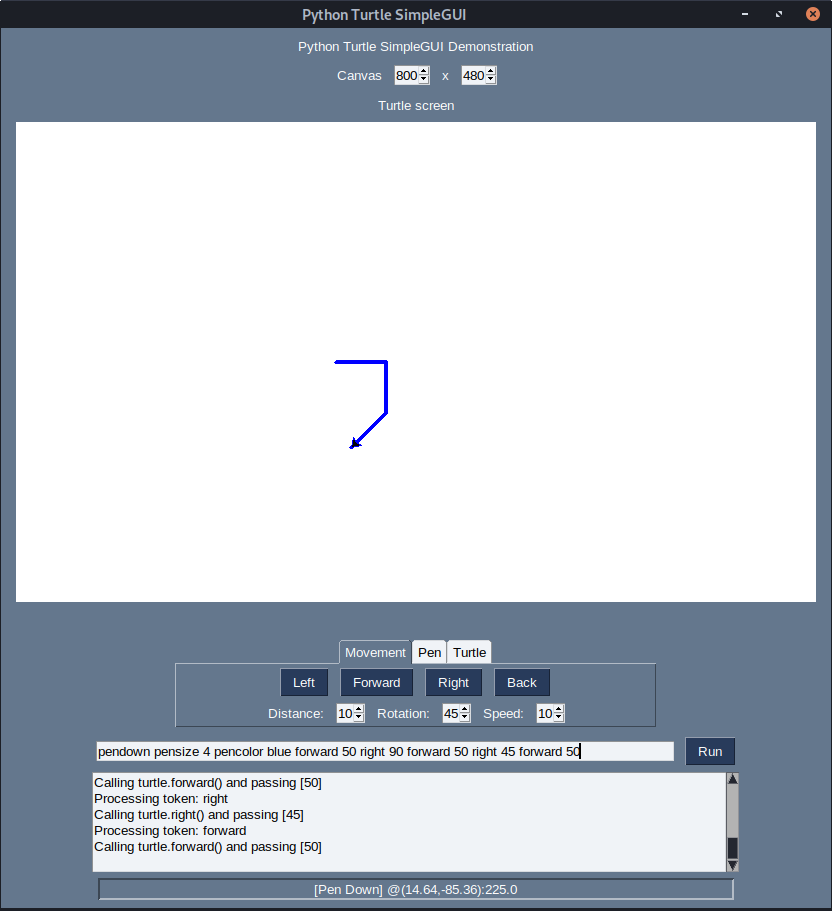

Here is the Python script that generated this plot:
#!/usr/bin/env python3
#
#   PTSG - Python Turtle SimpleGUI
#
from inspect import signature
import turtle

import PySimpleGUI as sg


class SimpleTurtle():
    '''The SimpleTurtle class implements an easy to use graphical interface to
    the turtle module.

     This class aims to be highly flexible, allowing you to easily tweak the
    settings used to create a turtle GUI to suit your testing needs.
    '''
    def __init__(self, **kwargs):
        '''Initialize a SimpleTurtle instance.

         If you pass a layout parameter, that will be the layout for the GUI of
        the main window, and all the default UI elements will be ignored.

         If you merely want to configure various individual elements of the GUI
        try passing "elementArgs" which will be passed as additional arguments 
        to the individual UI elements. For example to configure the canvas in 
        the default UI layout, just pass a dict containing arguments as 
        canvasArgs.

         If however you want to remove or re-arrange rows of the default GUI
        layout while still using others, pass a rows argument as a list of the
        default layout rows you want to use in the order you want them shown.

         Furthermore if you want to customize the layout of individual rows,
        the following arguments are customizable portions of the default GUI:

            menubar     the pulldown menu bar at the top of the window.
            toolbar     the toolbar which is a customizable column.
            controls    the turtle controls which is a second such column.
            windowmenu  the right-click context menu shown on right click.

        You may also pass title and icon arguments to customize the titlebar.
        '''
        if not 'layout' in kwargs:
            # Control tabs:
            ctrlTabs = {
                'Movement': {
                    'element_justification': 'center',
                    'k': '_Movement_',
                    'layout': [
                        [
                            sg.Button('Left'),
                            sg.Button('Forward'),
                            sg.Button('Right'),
                            sg.Button('Back'),
                        ],
                        [
                            sg.Text('Distance:'),
                            sg.Spin(
                                list(range(1,1001)),
                                auto_size_text=True,
                                enable_events = True,
                                initial_value=10,
                                k='_distance_',
                            ),
                            sg.Text('Rotation:'),
                            sg.Spin(
                                list(range(1,91)),
                                auto_size_text=True,
                                enable_events = True,
                                initial_value=45,
                                k='_rotation_',
                            ),
                            sg.Text('Speed:'),
                            sg.Spin(
                                list(range(1,101)),
                                auto_size_text=True,
                                enable_events = True,
                                initial_value=10,
                                k='_speed_',
                            ),
                        ],
                    ],
                },                
                'Pen': {
                    'element_justification': 'center',
                    'k': '_Pen_',
                    'layout': [
                        [
                            sg.Button('Pen Up'),
                            sg.Button('Pen Down'),
                            sg.Text('Color:'),
                            sg.Combo(
                                ['Black', 'Blue', 'Red', 'Green', 'Pink', 
                                'Yellow', 'Purple', 'Orange', 'Brown', 'Gray',
                                'Brown', 'White'],
                                auto_size_text=True,
                                default_value='Black',
                                enable_events=True,
                                k='_pencolor_',
                            ),
                            sg.Text('Fill:'),
                            sg.Combo(
                                ['Black', 'Blue', 'Red', 'Green', 'Pink', 
                                'Yellow', 'Purple', 'Orange', 'Brown', 'Gray',
                                'Brown', 'White'],
                                auto_size_text=True,
                                default_value='Gray',
                                enable_events=True,
                                k='_fillcolor_',
                            ),
                           sg.Text('Size:'),
                            sg.Spin(
                                list(range(1,11)),
                                auto_size_text=True,
                                enable_events = True,
                                initial_value=1,
                                k='_pensize_',
                            ),
                        ],
                    ],
                },
                'Turtle': {
                    'element_justification': 'center',
                    'k': '_Turtle_',
                    'layout': [
                        [
                            sg.Button('Hide'),
                            sg.Button('Show'),
                            sg.Text('Shape:'),
                            sg.Combo(
                                ['arrow', 'circle', 'classic', 
                                'square', 'triangle', 'turtle'],
                                auto_size_text=True,
                                default_value='classic',
                                enable_events=True,
                                k='_shape_',
                            ),
                            sg.Text('Turtle:'),
                            sg.Combo(
                                ['default'],
                                auto_size_text=True,
                                default_value='default',
                                enable_events=True,
                                k='_turtle_',
                            ),
                        ],
                    ],
                },
            }

            # Deafult arguments.
            args = {
                'window': {
                    'element_justification': 'center',
                    'finalize': True,
                    'resizable': True,
                    'title': 'Python Turtle SimpleGUI',
                },
                'banner': {
                    'auto_size_text': True,
                    'border_width': 1,
                    'justification': 'center',
                    'k': '_banner_',
                    'size': (90,1),
                    'text': 'Python Turtle SimpleGUI Demonstration',
                },
                'toolbar': {
                    'element_justification': 'center',
                    'expand_x': True,
                    'k': '_toolbar_',
                    'layout': [
                        [
                            sg.Text('Canvas'),
                            sg.Spin(
                                list(range(640,1360)),
                                auto_size_text=True,
                                enable_events = True,
                                initial_value=640,
                                k='_canvasWidth_',
                            ),
                            sg.Text('x'),
                            sg.Spin(
                                list(range(480,1024)),
                                auto_size_text=True,
                                enable_events = True,
                                initial_value=480,
                                k='_canvasHeight_',
                            ),
                        ],
                   ],
                },
                'header': {
                    'auto_size_text': True,
                    'border_width': 2,
                    'justification': 'center',
                    'size': (90,1),
                    'k': '_header_',
                    'text': 'Turtle screen',
                },
                'canvas': {
                    'k': '_canvas_',
                    'size': (640, 480),    
                },
                'footer': {
                    'auto_size_text': True,
                    'border_width': 2,
                    'justification': 'center',
                    'k': '_footer_',
                    'size': (90,1),
                    'text': '',
                },
                'controls': {
                    'element_justification': 'center',
                    'expand_x': True,
                    'k': '_controls_',
                    'layout': [
                        [
                            sg.TabGroup(
                                [
                                    [
                                    sg.Tab(
                                        'Movement',
                                        layout=ctrlTabs['Movement']['layout'],
                                        element_justification='center',
                                    ),
                                    sg.Tab(
                                        'Pen',
                                        layout=ctrlTabs['Pen']['layout'],
                                        element_justification='center',
                                    ),
                                    sg.Tab(
                                        'Turtle',
                                        layout=ctrlTabs['Turtle']['layout'],
                                        element_justification='center',
                                    ),
                                    ]
                                ],
                                tab_location='top',
                            ),
                        ],
                    ],
                },
                'cmdline': {
                    'k': '_cmdline_',
                    'size': (82,1),
                },
                'console': {
                    'autoscroll': True,
                    'disabled': True,
                    'echo_stdout_stderr': True,
                    'k': '_console_',
                    'reroute_stderr': True,
                    'reroute_stdout': True,
                    'size': (90, 6),
                },
                'status': {
                    'auto_size_text': True,
                    'border_width': 2,
                    'justification': 'center',
                    'k': '_status_',
                    'relief': sg.RELIEF_SUNKEN,
                    'size': (90, 1)
                },
            }

            # Check for "elementArgs" and override default arguments.
            for row in args:

                if f'{row}Args' in kwargs:

                    for arg in kwargs[f'{row}Args']:
                        args[row][arg] = kwargs[f'{row}Args'][arg]
    
            # Default row layouts.
            banner =    [sg.Text(**args['banner'])]

            if not 'toolbar' in kwargs:
                toolbar = [sg.Column(**args['toolbar'])]

            header = [sg.Text(**args['header'])]
            canvas = [sg.Canvas(**args['canvas'])]
            footer = [sg.Text(**args['footer'])]

            if not 'controls' in kwargs:
                controls = [sg.Column(**args['controls'])]

            cmdline = [
                sg.Input(**args['cmdline']), 
                sg.Button('Run', bind_return_key=True)
            ]

            console = [sg.Multiline(**args['console'])]
            status = [sg.Text(**args['status'])]

            if not 'rows' in kwargs:
                # Default layout.
                layout = [
                    banner,
                    toolbar,
                    header,
                    canvas,
                    footer,
                    controls,
                    cmdline,
                    console,
                    status,
                ]

            else: # Load custom layout from rows argument.
                layout = []
                # Get local vars (for the default rows).
                local = locals()

                for row in rows:

                    # Load builtin default rows by name from strings.
                    if type(row) == str:
                        layout.append(local[row])

                    # Load custom row from a list into the layout.
                    elif type(row) == list:
                        layout.append(row)

        # Create the main window.
        self.window = sg.Window(layout=layout, **args['window'])
        # Create pointer to the actual canvas.
        self.canvas = self.window['_canvas_'].TKCanvas

        # Turtles and settings.
        self.turtles = {}

        # Create the default turtle.
        self.newTurtle('default')
    
        # Set default distance, rotation.
        self.distance = self.window.Element('_distance_').Get()
        self.rotation = self.window.Element('_rotation_').Get()


    def checkInt(self, arg):
        '''Check if string is an integer and do conversion'''
        if arg[0] in ['+', '-'] and arg[1:].isdigit() or arg.isdigit():
            return int(arg)

        return arg


    def config(self, element, **kwargs):
        '''Change a GUI Element's configuration.'''
        self.window.Element(element).config(**kwargs)


    def cmdline(self, cmd):
        '''Basic command string interpreter.

         This could be replaced with something more robust, but for now it does
        basic shorthand of turtle commands.'''
        tokens = cmd.split(' ')
        print(f'Running command list:\n{tokens}')

        while len(tokens):
            token = tokens.pop(0)
            print(f'Processing token: {token}')

            if token in turtle.__all__:
                turtleCmd = getattr(self.turtle, token)
                takesArgs = len(signature(turtleCmd).parameters)

                if not takesArgs:
                    print(f'Calling turtle.{token}()')

                    try:
                        ret = turtleCmd()
                    except Exception as e:
                        print(e)

                    if ret:
                        print(f'{token}: {ret}')

                else:
                    args = []
                    for arg in range(takesArgs):
                        arg = tokens.pop(0)

                        if ',' in arg:
                            splitArgs = arg.split(',')
                            tupleArgs = []

                            for arg in splitArgs:
                                tupleArgs.append(self.checkInt(arg))

                            arg = tuple(arg.split(','))

                        else:
                            arg = self.checkInt(arg)
                        args.append(arg)

                    print(f'Calling turtle.{token}() and passing {args}')

                    try:
                        turtleCmd(*args)
                    except Exception as e:
                        print(e)

            else:
                print(f'{token} is not a valid turtle command, suspending.')
                break


    def eventLoop(self):
        '''Call to read window events with the default event handler.

        Use this call if you want a truely simple turtle GUI.
        '''
        print('PGST initialized.')

        while True:
            self.turtleStatus(self.turtle)
            event, values = self.window.read()

            if event == sg.WIN_CLOSED:
                break

            elif event == 'Run':
                self.cmdline(values['_cmdline_'])
                self.window.Element('_cmdline_').update(value='')

            elif event in [
                'Forward', 
                'Back', 
                'Left', 
                'Right',
            ]:
                self.move(event[0])

            elif event in [
                'Pen Up', 
                'Pen Down', 
                'Hide', 
                'Show',
            ]:
                if event.startswith('Pen'):
                    cmd = ''.join(event.split(' ')).casefold()

                else:
                    cmd = f'{event.casefold()}turtle'

                turtleCmd = getattr(self.turtle, cmd)
                turtleCmd()

            elif event[0] == '_' and event[-1] == '_':
                self.widgetEvent(event, values)

        self.window.close()
        return


    def move(self, cmd):
        '''Move the selected turtle.'''
        cmd = cmd.casefold()

        if cmd == 'f':
            self.turtle.forward(self.distance)

        elif cmd == 'b':
            self.turtle.backward(self.distance)

        elif cmd in ['r', 'l']:
            turtleCmd = getattr(self.turtle, f'{cmd}t')
            turtleCmd(self.rotation)


    def newTurtle(self, name, **kwargs):
        '''Create a new turtle.'''
        defaults = {
            'anglemode': 'deg',
            #'fillcolor': 'Gray',
            #'mode': 'logo',
            'pendown': False,
            'pencolor': 'Black',
            'shape': 'classic',
            'pensize': 1,
            'speed': 10,
        }

        self.turtles[name] = turtle.RawTurtle(self.canvas)

        for setting in defaults:

            if setting in kwargs:
                defaults[setting] = kwargs[setting]
            
            if setting == 'anglemode':
            
                if 'degrees'.startswith(defaults['anglemode']):
                    self.turtles[name].degrees()
            
                elif 'radians'.startswith(defaults['anglemode']):
                    self.turtles[name].radians()
            
            elif setting == 'pendown':

                if defaults['pendown']:
                    self.turtles[name].pendown()

                else:
                    self.turtles[name].penup()

            else:
                setTurtle = getattr(self.turtles[name], setting)
                setTurtle(defaults[setting])

        self.selectTurtle(name)


    def readEvent(self):
        '''Call to read window events for a custom event handler loop.

        Use this call if you want to handle your own events and just use this
        class to handle your GUI and Turtle creation.
        '''
        return self.window.read()


    def selectTurtle(self, name):
        '''Select active turtle by name'''
        self.turtle = self.turtles[name]


    def turtleStatus(self, t):
        pen = 'Up'

        if t.isdown():
            pen = 'Down'

        pos = t.pos()
        deg = t.heading()

        self.window.Element('_status_').Update(f'[Pen {pen}] @{pos}:{deg}')


    def widgetEvent(self, event, values):
        event = event[1:-1]

        # Turtle values that get set in the class.
        if event in ['distance', 'rotation']:
            value = values[f'_{event}_']
            setattr(self, event, value)

        # Trutle values that get set in the turtle.
        elif event in ['fillcolor', 'pencolor', 'pensize', 'speed', 'shape']:
            turtleCmd = getattr(self.turtle, event)
            turtleCmd(values[f'_{event}_'])

        elif event in ['canvasWidth', 'canvasHeight']:
            self.canvas.config(
                width=values['_canvasWidth_'], 
                height=values['_canvasHeight_']
            )


if __name__ == '__main__':
    '''Demonstration Mode.

     If this module is ran directly rather than being imported, then give a
    visual demonstration of the SimpleTurtle defaults.

     Below is the minimal code required to use this module once you have
    imported the SimpleTurtle class into your module.
    '''
    demo = SimpleTurtle()
    demo.eventLoop()
